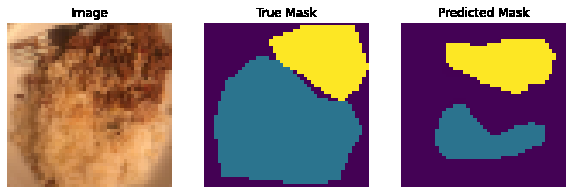
#> input picture images/multiclass.png, 572 x 194 px, found by its file name; its folder holds only this picture in this run
$ jupyter execute --allow-errors deep-learning-project.ipynb   (shell and % lines are left out)
#> lines starting #> are read from the running program, lines starting #| are printed output that depends on the picture
[cell 1]
# Install the pycoco library as it is not part of the Kaggle environment

[cell 2]
# Import the necessary libraries
import numpy as np
import pandas as pd
import matplotlib.pyplot as plt
import os
import cv2
import json
from pycocotools.coco import COCO
import skimage.io as io

[cell 3]
# Define the load images function
def loadImages(LOC, COLOUR=None):
#> called with COLOUR = 'gray'
    file_lst = os.listdir(LOC)

    # Read the images as gray or coloured
    image_dct = {}
    for file in file_lst:
        loc = LOC + file
        if COLOUR == 'gray':
            img = cv2.imread(loc, 0)
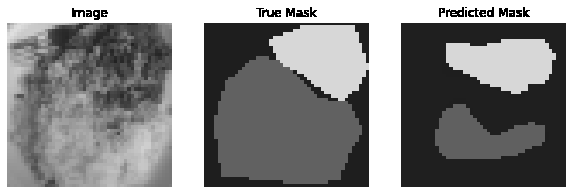
#> img: shape (194, 572); min 0, max 255, mean 137.9
        else:
            img = cv2.imread(loc)
            img = cv2.cvtColor(img, cv2.COLOR_BGR2RGB)

        # Save the images and their image ids into a dictionary
        image_dct[file[:6].strip('0')] = img

    # Read the json file into a coco indexer
    coco = COCO(LOC[:-7] + 'annotations.json')

    return image_dct, coco
